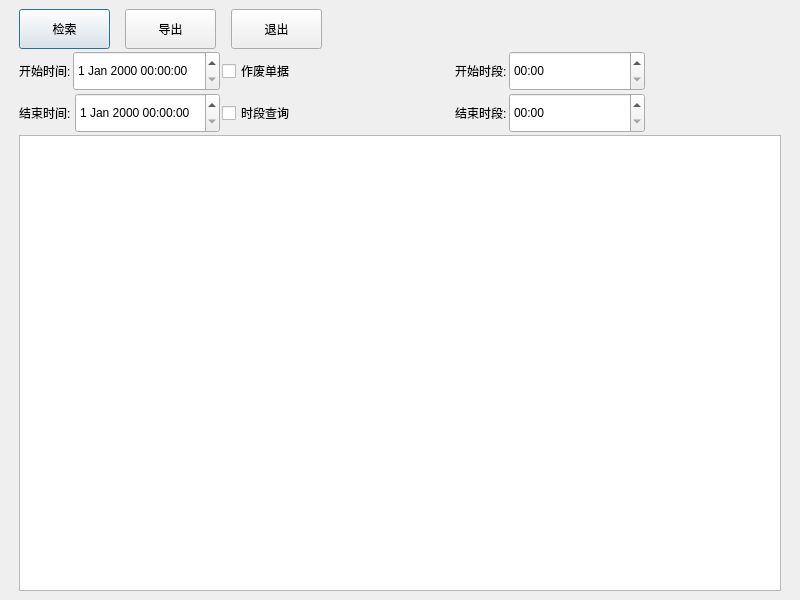
<?xml version="1.0" encoding="UTF-8"?>
<ui version="4.0">
 <class>back_cashier_query</class>
 <widget class="QDialog" name="back_cashier_query">
  <property name="geometry">
   <rect>
    <x>0</x>
    <y>0</y>
    <width>800</width>
    <height>600</height>
   </rect>
  </property>
  <property name="windowTitle">
   <string>Dialog</string>
  </property>
  <layout class="QVBoxLayout" name="verticalLayout_2">
   <property name="spacing">
    <number>6</number>
   </property>
   <property name="leftMargin">
    <number>9</number>
   </property>
   <property name="topMargin">
    <number>9</number>
   </property>
   <property name="rightMargin">
    <number>9</number>
   </property>
   <property name="bottomMargin">
    <number>9</number>
   </property>
   <item>
    <layout class="QVBoxLayout" name="verticalLayout">
     <property name="spacing">
      <number>2</number>
     </property>
     <property name="leftMargin">
      <number>10</number>
     </property>
     <property name="rightMargin">
      <number>10</number>
     </property>
     <item>
      <layout class="QHBoxLayout" name="horizontalLayout">
       <property name="spacing">
        <number>15</number>
       </property>
       <item>
        <widget class="QPushButton" name="pushButton_10">
         <property name="sizePolicy">
          <sizepolicy hsizetype="Fixed" vsizetype="Fixed">
           <horstretch>0</horstretch>
           <verstretch>0</verstretch>
          </sizepolicy>
         </property>
         <property name="minimumSize">
          <size>
           <width>91</width>
           <height>40</height>
          </size>
         </property>
         <property name="focusPolicy">
          <enum>Qt::StrongFocus</enum>
         </property>
         <property name="text">
          <string>检索</string>
         </property>
         <property name="outer_stylesheet" stdset="0">
          <string>pushbutton</string>
         </property>
        </widget>
       </item>
       <item>
        <widget class="QPushButton" name="pushButton_11">
         <property name="sizePolicy">
          <sizepolicy hsizetype="Fixed" vsizetype="Fixed">
           <horstretch>0</horstretch>
           <verstretch>0</verstretch>
          </sizepolicy>
         </property>
         <property name="minimumSize">
          <size>
           <width>91</width>
           <height>40</height>
          </size>
         </property>
         <property name="focusPolicy">
          <enum>Qt::StrongFocus</enum>
         </property>
         <property name="text">
          <string>导出</string>
         </property>
         <property name="outer_stylesheet" stdset="0">
          <string>pushbutton</string>
         </property>
        </widget>
       </item>
       <item>
        <widget class="QPushButton" name="pushButton_12">
         <property name="sizePolicy">
          <sizepolicy hsizetype="Fixed" vsizetype="Fixed">
           <horstretch>0</horstretch>
           <verstretch>0</verstretch>
          </sizepolicy>
         </property>
         <property name="minimumSize">
          <size>
           <width>91</width>
           <height>40</height>
          </size>
         </property>
         <property name="focusPolicy">
          <enum>Qt::StrongFocus</enum>
         </property>
         <property name="text">
          <string>退出</string>
         </property>
         <property name="outer_stylesheet" stdset="0">
          <string>pushbutton</string>
         </property>
        </widget>
       </item>
       <item>
        <spacer name="horizontalSpacer">
         <property name="orientation">
          <enum>Qt::Horizontal</enum>
         </property>
         <property name="sizeHint" stdset="0">
          <size>
           <width>40</width>
           <height>20</height>
          </size>
         </property>
        </spacer>
       </item>
      </layout>
     </item>
     <item>
      <layout class="QGridLayout" name="gridLayout">
       <item row="0" column="1" colspan="2">
        <widget class="lds_datetimeEdit" name="dateTimeEdit">
         <property name="sizePolicy">
          <sizepolicy hsizetype="Expanding" vsizetype="Fixed">
           <horstretch>0</horstretch>
           <verstretch>0</verstretch>
          </sizepolicy>
         </property>
         <property name="minimumSize">
          <size>
           <width>0</width>
           <height>40</height>
          </size>
         </property>
        </widget>
       </item>
       <item row="0" column="3">
        <widget class="QCheckBox" name="checkBox">
         <property name="sizePolicy">
          <sizepolicy hsizetype="Fixed" vsizetype="Fixed">
           <horstretch>0</horstretch>
           <verstretch>0</verstretch>
          </sizepolicy>
         </property>
         <property name="minimumSize">
          <size>
           <width>231</width>
           <height>40</height>
          </size>
         </property>
         <property name="text">
          <string>作废单据</string>
         </property>
        </widget>
       </item>
       <item row="0" column="0">
        <widget class="QLabel" name="label_2">
         <property name="sizePolicy">
          <sizepolicy hsizetype="Fixed" vsizetype="Fixed">
           <horstretch>0</horstretch>
           <verstretch>0</verstretch>
          </sizepolicy>
         </property>
         <property name="minimumSize">
          <size>
           <width>45</width>
           <height>40</height>
          </size>
         </property>
         <property name="text">
          <string>开始时间:</string>
         </property>
        </widget>
       </item>
       <item row="1" column="4">
        <widget class="QLabel" name="label_5">
         <property name="sizePolicy">
          <sizepolicy hsizetype="Fixed" vsizetype="Fixed">
           <horstretch>0</horstretch>
           <verstretch>0</verstretch>
          </sizepolicy>
         </property>
         <property name="minimumSize">
          <size>
           <width>45</width>
           <height>40</height>
          </size>
         </property>
         <property name="text">
          <string>结束时段:</string>
         </property>
        </widget>
       </item>
       <item row="1" column="5">
        <widget class="QTimeEdit" name="timeEdit_2">
         <property name="sizePolicy">
          <sizepolicy hsizetype="Expanding" vsizetype="Fixed">
           <horstretch>0</horstretch>
           <verstretch>0</verstretch>
          </sizepolicy>
         </property>
         <property name="minimumSize">
          <size>
           <width>0</width>
           <height>40</height>
          </size>
         </property>
         <property name="displayFormat">
          <string>hh:mm</string>
         </property>
        </widget>
       </item>
       <item row="1" column="3">
        <widget class="QCheckBox" name="checkBox_2">
         <property name="sizePolicy">
          <sizepolicy hsizetype="Fixed" vsizetype="Fixed">
           <horstretch>0</horstretch>
           <verstretch>0</verstretch>
          </sizepolicy>
         </property>
         <property name="minimumSize">
          <size>
           <width>231</width>
           <height>40</height>
          </size>
         </property>
         <property name="text">
          <string>时段查询</string>
         </property>
        </widget>
       </item>
       <item row="1" column="0" colspan="2">
        <widget class="QLabel" name="label_3">
         <property name="sizePolicy">
          <sizepolicy hsizetype="Fixed" vsizetype="Fixed">
           <horstretch>0</horstretch>
           <verstretch>0</verstretch>
          </sizepolicy>
         </property>
         <property name="minimumSize">
          <size>
           <width>45</width>
           <height>40</height>
          </size>
         </property>
         <property name="text">
          <string>结束时间:</string>
         </property>
        </widget>
       </item>
       <item row="0" column="4">
        <widget class="QLabel" name="label_4">
         <property name="sizePolicy">
          <sizepolicy hsizetype="Fixed" vsizetype="Fixed">
           <horstretch>0</horstretch>
           <verstretch>0</verstretch>
          </sizepolicy>
         </property>
         <property name="minimumSize">
          <size>
           <width>45</width>
           <height>40</height>
          </size>
         </property>
         <property name="text">
          <string>开始时段:</string>
         </property>
        </widget>
       </item>
       <item row="0" column="5">
        <widget class="QTimeEdit" name="timeEdit">
         <property name="sizePolicy">
          <sizepolicy hsizetype="Expanding" vsizetype="Fixed">
           <horstretch>0</horstretch>
           <verstretch>0</verstretch>
          </sizepolicy>
         </property>
         <property name="minimumSize">
          <size>
           <width>0</width>
           <height>40</height>
          </size>
         </property>
         <property name="displayFormat">
          <string>hh:mm</string>
         </property>
        </widget>
       </item>
       <item row="1" column="2">
        <widget class="lds_datetimeEdit" name="dateTimeEdit_2">
         <property name="sizePolicy">
          <sizepolicy hsizetype="Expanding" vsizetype="Fixed">
           <horstretch>0</horstretch>
           <verstretch>0</verstretch>
          </sizepolicy>
         </property>
         <property name="minimumSize">
          <size>
           <width>0</width>
           <height>40</height>
          </size>
         </property>
        </widget>
       </item>
       <item row="0" column="6">
        <spacer name="horizontalSpacer_2">
         <property name="orientation">
          <enum>Qt::Horizontal</enum>
         </property>
         <property name="sizeHint" stdset="0">
          <size>
           <width>40</width>
           <height>20</height>
          </size>
         </property>
        </spacer>
       </item>
       <item row="1" column="6">
        <spacer name="horizontalSpacer_3">
         <property name="orientation">
          <enum>Qt::Horizontal</enum>
         </property>
         <property name="sizeHint" stdset="0">
          <size>
           <width>40</width>
           <height>20</height>
          </size>
         </property>
        </spacer>
       </item>
      </layout>
     </item>
     <item>
      <widget class="lds_tableview_sum" name="tableView"/>
     </item>
    </layout>
   </item>
  </layout>
 </widget>
 <customwidgets>
  <customwidget>
   <class>lds_datetimeEdit</class>
   <extends>QDateTimeEdit</extends>
   <header>lds_datetimeedit.h</header>
  </customwidget>
  <customwidget>
   <class>lds_tableview_sum</class>
   <extends>QTableView</extends>
   <header>lds_tableview_sum.h</header>
  </customwidget>
 </customwidgets>
 <resources/>
 <connections/>
</ui>
